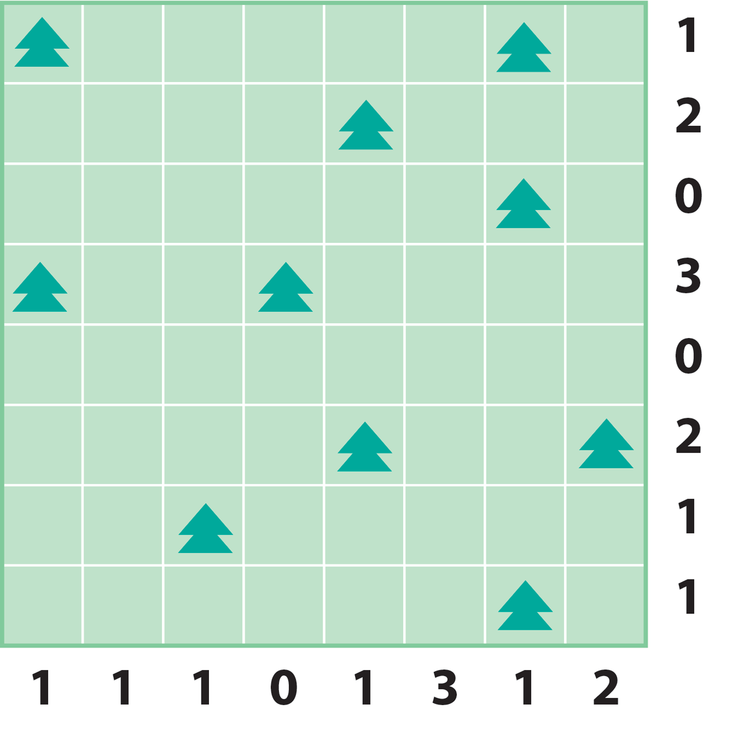
#> input picture example.png, 750 x 745 px
$ jupyter execute puzzle_detector.ipynb   (shell and % lines are left out)
#> lines starting #> are read from the running program, lines starting #| are printed output that depends on the picture; after the words box and inside, x2 and y2 are one past the last pixel; in counts of white or black regions, pixels touching at a corner belong together
[cell 1]
import cv2
import matplotlib.pyplot as plt
import numpy as np
import seaborn as sns
from scipy.spatial import distance_matrix

This script automatically detect game features from a perfect game image. Using OpenCV and further processing using clustering techniques, game dimensions, squares coordinates and tree locations are detected. There are several hyperparamters required for the line detection, these parameters are manually tuned to find all game lines in the input figure. The extracted game dimesion and tree locations can be direct input for the tents_n_trees script that automatically solves the game.

1. Detect grid lines using Hough line detection and DBScan clustering
4. Obtain line intersections and block coordinates
5. Detect trees using pixel intensities and K-means clustering

Let's begin and load an game image and convert it to black and white for easy processing.

[cell 2]
img = cv2.imread('example.png')
#> img is the input picture: shape (745, 750, 3); mean B, G, R 212.3, 229.5, 200.1
gray = cv2.cvtColor(img,cv2.COLOR_BGR2GRAY)
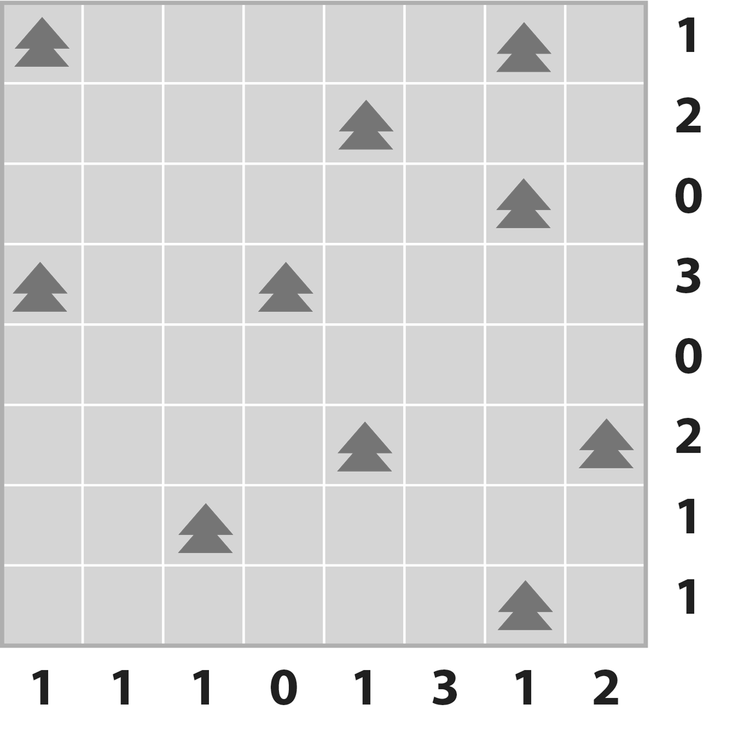
#> gray: shape (745, 750); min 0, max 255, mean 218.9
print(img.shape)
#| (745, 750, 3)
plt.imshow(gray, cmap='gray');

### Grid line detection

First we blur the image to remove noise and use Canny edge detection to detect edges in the figure. Next Hough Line detection is applied to detect lines from the edges. This approach requires a bunch of parameters to be set. The parameters are hand tuned to work for this particular image, these might require further optimization to work for other images.

#### Parameters
- **kernel_size** (int) = Size of the gaussian kernal use to smooth the image.
- **high_threshold** (int) = intensity gradient above which pixels are certainly classified as edge.
- **low_threshold** (int) =  pixel with an intensity gradient below the min treshold cannot be edges, pixels between both thresholds are only classified as edges if connected to pixels above the high threshold

- **rho** (int) =
- **theta** (float) =
- **thershold** (int) =
- **min_line_lenght** (int) =
- **max_line_gap (int) =

[cell 3]
kernel_size = 11
high_threshold = 10
low_threshold = 5

rho = 3  # distance resolution in pixels of the Hough grid
theta = np.pi / 180  # angular resolution in radians of the Hough grid
threshold = 20  # minimum number of votes (intersections in Hough grid cell)
min_line_length = img.shape[0]*0.8  # minimum number of pixels making up a line
#> min_line_length = 596
max_line_gap = img.shape[0]*0.05 # maximum gap in pixels between connectable line segments
#> max_line_gap = 37.25


blur_gray = cv2.GaussianBlur(gray,(kernel_size, kernel_size),0)
edges = cv2.Canny(blur_gray, low_threshold, high_threshold)
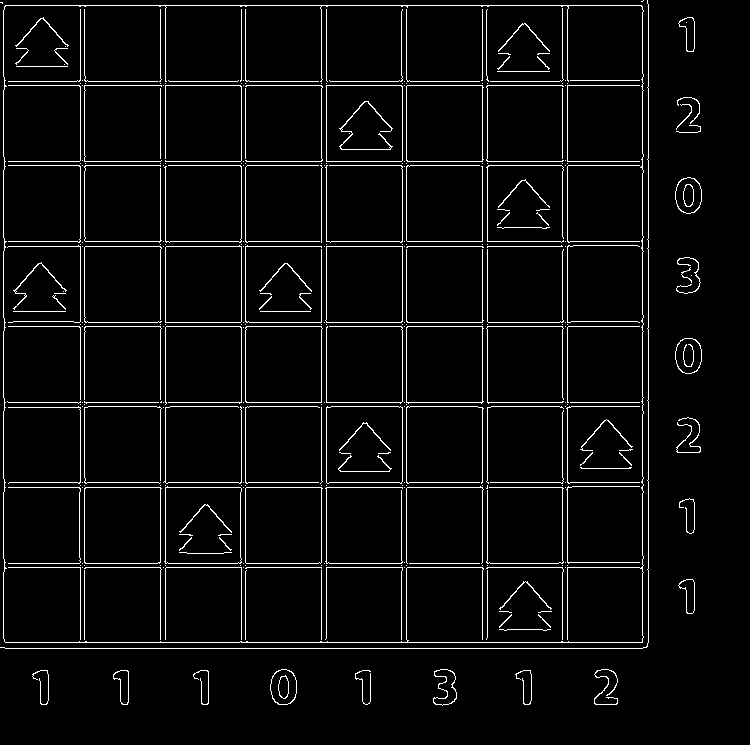
#> edges: shape (745, 750); 4.5% white in thin lines or dots, all inside (x1, y1, x2, y2) = (0, 0, 702, 706)

# Run Hough on edge detected image
# Output "lines" is an array containing endpoints of detected line segments
lines = cv2.HoughLinesP(edges, rho, theta, threshold, np.array([]),
                    min_line_length, max_line_gap).reshape(-1,4)
#> lines = 24 rows, first 6: [4, 326, 648, 326], [5, 5, 648, 5], [4, 567, 648, 567], [4, 165, 648, 165], [5, 642, 648, 642], [4, 402, 648, 402]

print(f'we find {len(lines)} lines')
#| we find 24 lines

[cell 4]
def visualize_lines(lines, img):
    line_image = np.copy(img) * 0  # creating a blank to draw lines on
#> line_image: shape (745, 750, 3); every value is 0
    for x1,y1,x2,y2 in lines:
        cv2.line(line_image,(x1,y1),(x2,y2),(255,0,0),5)
#> this loop made 24 passes
#> (x1, y1, x2, y2) on passes 1 to 12: (4, 326, 648, 326), (5, 5, 648, 5), (4, 567, 648, 567), (4, 165, 648, 165), (5, 642, 648, 642), (4, 402, 648, 402), (642, 648, 642, 1), (4, 161, 648, 161), (5, 648, 641, 648), (4, 85, 648, 85), (648, 641, 648, 4), (3, 647, 3, 10)
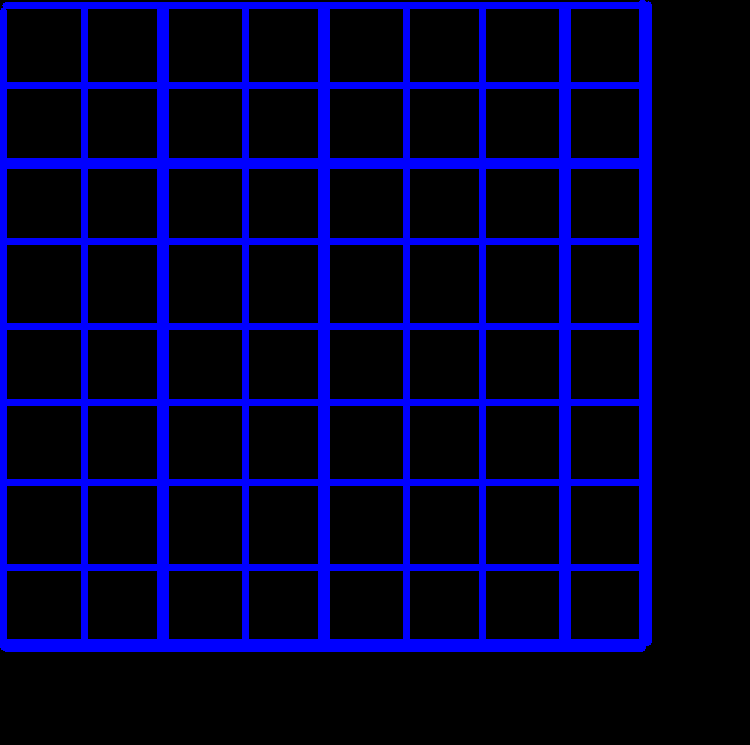
#> line_image: shape (745, 750, 3); mean B, G, R 43.8, 0, 0

    # Draw the lines on the  image
    lines_edges = cv2.addWeighted(img, 0.8, line_image, 1, 0)
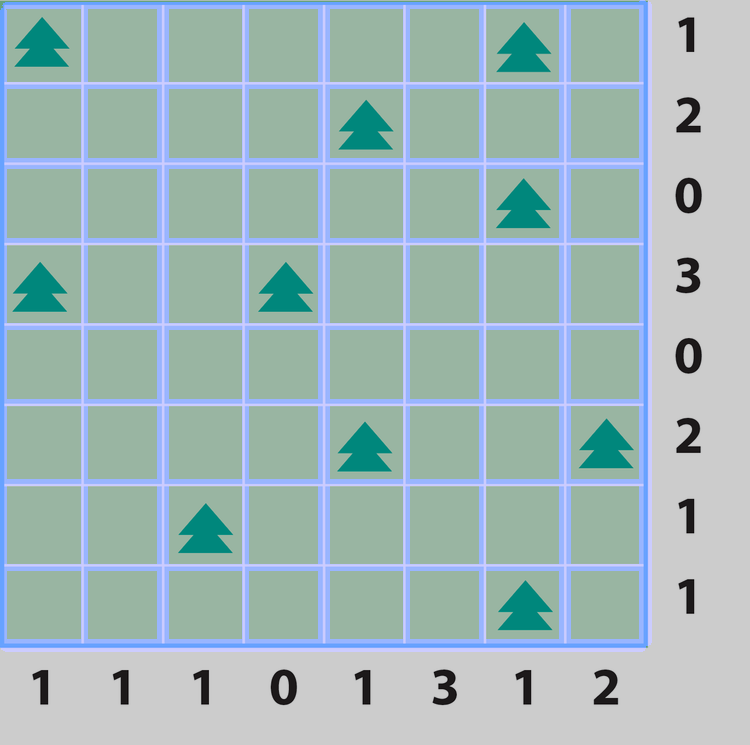
#> lines_edges: shape (745, 750, 3); mean B, G, R 184.8, 183.7, 160.2
    plt.imshow(lines_edges, cmap='gray');

visualize_lines(lines, img)

It seems that we find to many lines, there should only be 9 + 9 lines. Let's deduplicate lines by assigning similar lines to a cluster and pick only a single line per cluster. The number of cluster should be equal to the number of lines we should end up with. However, we do not know the required number of lines, and thus the number of clusters. Therefore we use DBSCAN clustering, this clustering method is able to determine an optimal number of clusters automatically.

[cell 5]
from sklearn.cluster import DBSCAN

# Set up something smart to automatically determine eps

dbscan = DBSCAN(eps=50, min_samples=1)
cluster_ids = dbscan.fit_predict(lines.reshape(-1,4))
#> cluster_ids = 24 values, max 17 at index 23, min 0 at index 0, mean 8.54
cleaned_lines = lines[np.unique(cluster_ids, return_index=True)[1]]
#> cleaned_lines = 18 rows, first 6: [4, 326, 648, 326], [5, 5, 648, 5], [4, 567, 648, 567], [4, 165, 648, 165], [5, 642, 648, 642], [4, 402, 648, 402]
len(cleaned_lines)
#> Out = 18

Yay! We find the required 18 grid lines, let's inspect the lines to be sure that we got all of them:

[cell 6]
visualize_lines(cleaned_lines, img)
#> the loop in visualize_lines (call 2), `for x1,y1,x2,y2 in lines:` made 18 passes
#> after the loop in visualize_lines (call 2), `for x1,y1,x2,y2 in lines:`:
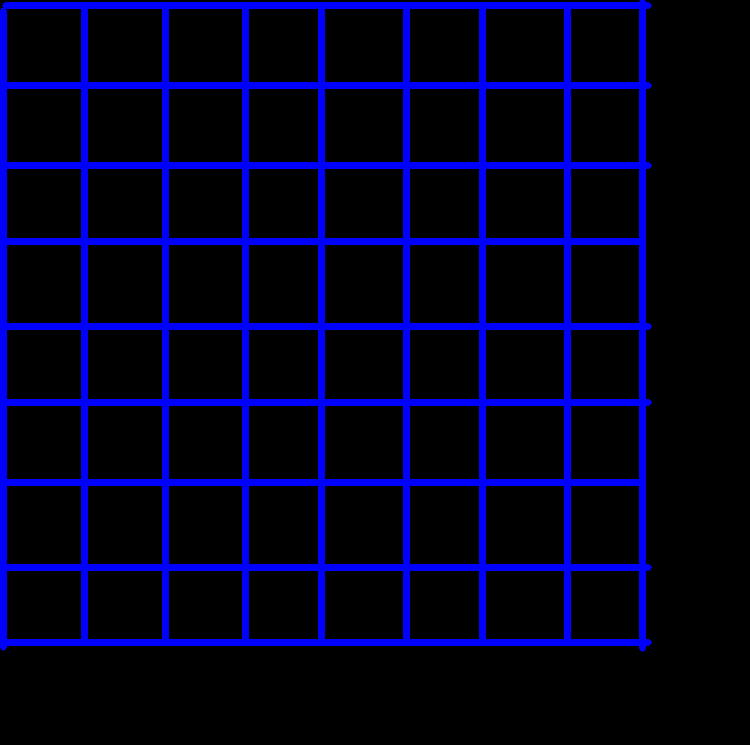
#> line_image: shape (745, 750, 3); mean B, G, R 35.4, 0, 0
#> in visualize_lines (call 2), `lines_edges = cv2.addWeighted(img, 0.8, line_image, 1, 0)`:
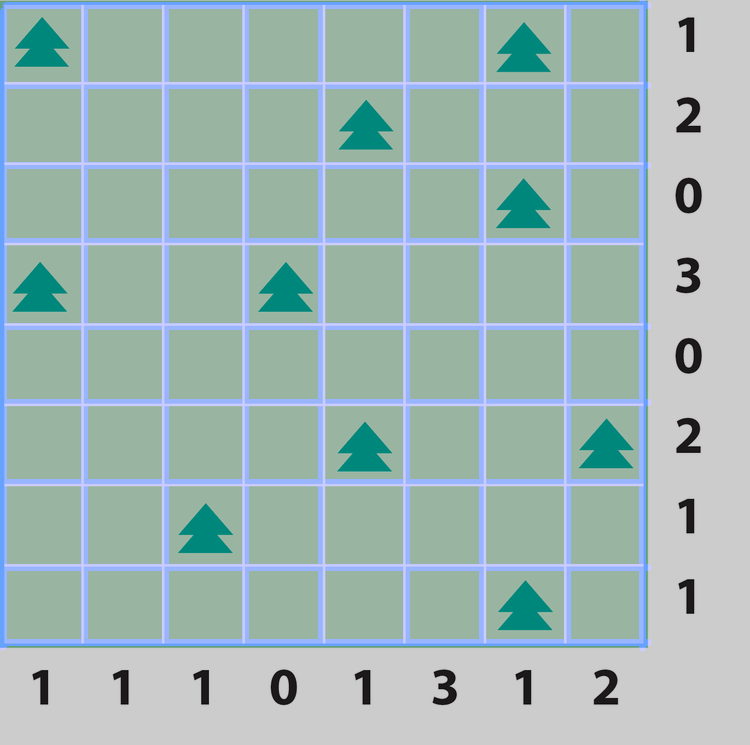
#> lines_edges: shape (745, 750, 3); mean B, G, R 182, 183.7, 160.2

### Obtain line intersections and block coordinates
Now we can use our lines to find coordinates of the line intersections, in our example we expect to fine 9 * 9 = 81 intersections. With these intersections we can create coordinates for each square in the image.

1. Split lines in horizontal and vertical lines.
2. Find intersections between horizontal and vertical lines.
3. Use intersections to get coordinates of each block

[cell 7]
# Select horzontal and vertical lines
# Reshape lines to [n_lines,start_x_y_coordinates,end_x_y_coordinates]
cleaned_lines = cleaned_lines.reshape(-1,2,2)

hor_lines = cleaned_lines[np.diff(cleaned_lines[:,:,0]).reshape(-1) == 0]
ver_lines = cleaned_lines[np.diff(cleaned_lines[:,:,1]).reshape(-1) == 0]

len(hor_lines), len(ver_lines)
#> Out = (9, 9)

[cell 8]
def line_intersection(line1, line2):
    xdiff = (line1[0][0] - line1[1][0], line2[0][0] - line2[1][0])
    ydiff = (line1[0][1] - line1[1][1], line2[0][1] - line2[1][1])

    def det(a, b):
        return a[0] * b[1] - a[1] * b[0]

    div = det(xdiff, ydiff)

    d = (det(*line1), det(*line2))
    x = det(d, xdiff) / div
    y = det(d, ydiff) / div
    return np.array([[x, y]]).astype('int')

[cell 9]
# Initiate an empty array with shape [n_intersections,xy_coordinates]

n_intersections = len(hor_lines) * len(ver_lines)
#> n_intersections = 81
intersections = np.zeros(shape=(n_intersections,2))

i = 0
for hor_line in hor_lines:
    for ver_line in ver_lines:
        intersections[i] = line_intersection(hor_line, ver_line)
        i += 1
#> this loop made 9 passes
#> hor_line on passes 1 to 9: [[642, 648], [642, 1]], [[3, 647], [3, 10]], [[482, 639], [482, 6]], [[567, 639], [567, 6]], [[84, 639], [84, 6]], [[245, 639], [245, 6]], [[321, 641], [321, 6]], [[165, 639], [165, 6]], [[406, 639], [406, 6]]
#> after the loop, i = 81; intersections = 81 pairs, first value 3 to 642, second value 5 to 642

print(f'We find {len(intersections)} intersections')
#| We find 81 intersections

To define a block, we have to set the top left and bottom right coordinates. We do such as for each intersection:
1. Assume the intersection is the top left intersection of our block.
2. Find the closest intersection that is not on the same x or y location using eucledean distance. This intersection is the bottom right coordinate.

[cell 10]
n_blocks = (len(hor_lines)-1) * (len(ver_lines)-1)
#> n_blocks = 64

blocks = np.empty(shape=(n_blocks,4), dtype='int')

idx = 0
for intersection in intersections:
    intersections_diff = intersections - intersection

    # Exclude intersections that are on the same x or y axis
    potentials = intersections[(intersections_diff[:,0] > 0) &
                               (intersections_diff[:,1] > 0)]

    # Select the closest intersection
    closest_idx = np.argsort(np.sum((potentials - intersection)**2, axis=1))

    if len(closest_idx) > 0:
        block = np.concatenate(([potentials[closest_idx[0]]], [intersection]), axis=0).reshape(4)

         # Assign and reorder indices to x1, x2, y1, y2
        blocks[idx] = block[[3,1,2,0]]
        idx += 1
#> this loop made 81 passes
#> (potentials, closest_idx, block) on passes 21, 26, 28, 33, 35, 57: ([[642, 642], [567, 642]], [1, 0], [567, 642, 482, 567]), ([[642, 567], [642, 642], [567, 567], [567, 642]], [2, 0, 3, 1], [567, 567, 482, 482]), ([[642, 567], [642, 642], [642, 402], [642, 482]], [2, 3, 0, 1], [642, 402, 567, 326]), ([[642, 567], [642, 642], [642, 482]], [2, 0, 1], [642, 482, 567, 402]), ([[642, 567], [642, 642]], [0, 1], [642, 567, 567, 482]), ([[642, 642], [482, 642], [567, 642], [406, 642]], [3, 1, 2, 0], [406, 642, 321, 567])
#> (closest_idx, block) on passes 12, 17, 19, 20, 22, 24: ([3, 6, 4, 5, 7, 1, 2, 0], [84, 642, 3, 567]), ([6, 7, 12, 13, 8, 9, 10, 11, 14, 15, 2, 3, 4, 5, 0, 1], [84, 567, 3, 482]), ([6, 2, 7, 3, 4, 0, 5, 1], [567, 402, 482, 326]), ([13, 5, 10, 2, 15, 7, 8, 0, 12, 4, 14, 6, 9, 1, 11, 3], [567, 85, 482, 5]), ([11, 5, 6, 0, 9, 3, 10, 4, 7, 1, 8, 2], [567, 241, 482, 165]), ([5, 2, 3, 0, 4, 1], [567, 482, 482, 402])
#> after the loop, blocks = 64 rows, first 6: [326, 402, 3, 84], [5, 85, 3, 84], [567, 642, 3, 84], [165, 241, 3, 84], [402, 482, 3, 84], [85, 165, 3, 84]; idx = 64

blocks[:3]
#> Out = [[326, 402, 3, 84], [5, 85, 3, 84], [567, 642, 3, 84]]

## Determine which blocks contains a tree

Using the average pixel intesity is a very simple approach to determine whether a block contains a tree or not. The mean pixel intensity histogram shows that the game blocks are split in 2 distinct groups. It seems that the group with lower pixel intensity values contains 10 squares, which is exactly the number of trees in the game.

[cell 11]
def mean_intensity(block):
    """Calculate the mean pixel intensity for a block"""
    x1, x2, y1, y2 = block
    area_of_interest = gray[y1:y2, x1:x2]
    return np.mean(area_of_interest).astype('int')

# Calculate the mean pixel intesity for each square of the game.
block_intensity = np.apply_along_axis(mean_intensity, 1, blocks)
#> in mean_intensity (call 12), `x1, x2, y1, y2 = block`: x1 = 165; x2 = 241
#> in mean_intensity (call 12), `area_of_interest = gray[y1:y2, x1:x2]`:
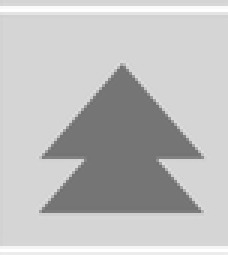
#> area_of_interest: shape (85, 76) (shown 3 times larger); min 113, max 255, mean 191.7
#> in mean_intensity (call 18), `x1, x2, y1, y2 = block`: x1 = 5; x2 = 85
#> in mean_intensity (call 18), `area_of_interest = gray[y1:y2, x1:x2]`:
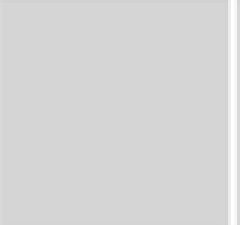
#> area_of_interest: shape (75, 80) (shown 3 times larger); min 208, max 255, mean 214.2
#> in mean_intensity (call 34), `area_of_interest = gray[y1:y2, x1:x2]`:
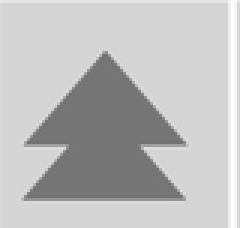
#> area_of_interest: shape (76, 80) (shown 3 times larger); min 111, max 255, mean 189.5
#> in mean_intensity (call 40), `area_of_interest = gray[y1:y2, x1:x2]`:
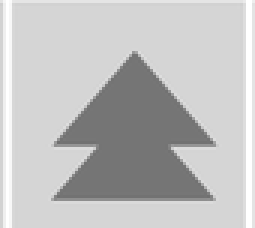
#> area_of_interest: shape (76, 85) (shown 3 times larger); min 111, max 255, mean 192.1

plt.hist(block_intensity);

Let's use K-means clustering to automatically separate squares in 2 groups.

[cell 12]
from sklearn.cluster import KMeans

kmeans = KMeans(n_clusters = 2)
tree_flag = kmeans.fit_predict(block_intensity.reshape(-1,1)).astype('int')

# Add whether the square contains a tree to our blocks array
# The shape of the array is [n_blocks,[x1,x2,y1,y2,mean_intensity,tree_flag]]

blocks_trees = np.concatenate([blocks, block_intensity.reshape(-1,1), tree_flag.reshape(-1,1)], axis=1)

trees = blocks_trees[(blocks_trees[:,5] == 1)]
no_trees = blocks_trees[~(blocks_trees[:,5] == 1)]
plt.hist(trees[:,4], label='tree', bins=2)
plt.hist(no_trees[:,4], label='no tree', bins=3)
plt.legend();

[cell 13]
# Assign blocks to a 2d array
dimension = int(np.sqrt(len(blocks_trees)))
blocks_2d = blocks_trees[np.lexsort((blocks_trees[:,2],blocks_trees[:,0]))].reshape(dimension,dimension,6)

[cell 14]
# # Draw an example block with xmas tree
def draw_block(game_fig, blocks_2d, x, y):

    # Initiate a empty array
#> called with blocks_2d = array of shape (8, 8, 6), x = 7, y = 5
    blocks_image = np.copy(game_fig) * 0
    # Extract coordinates for the square
    x1,x2,y1,y2,intensity,tree_flag = blocks_2d[x,y]
    # Set pixels to max value
    blocks_image[y1:y2,x1:x2] = 255
    temp = cv2.addWeighted(game_fig, 0.8, blocks_image, 0.3, 0)
    print(f'This block contains {tree_flag} Tree')
#| This block contains 1 Tree
    plt.imshow(temp);

x, y = 7,5
draw_block(img, blocks_2d, x, y)
